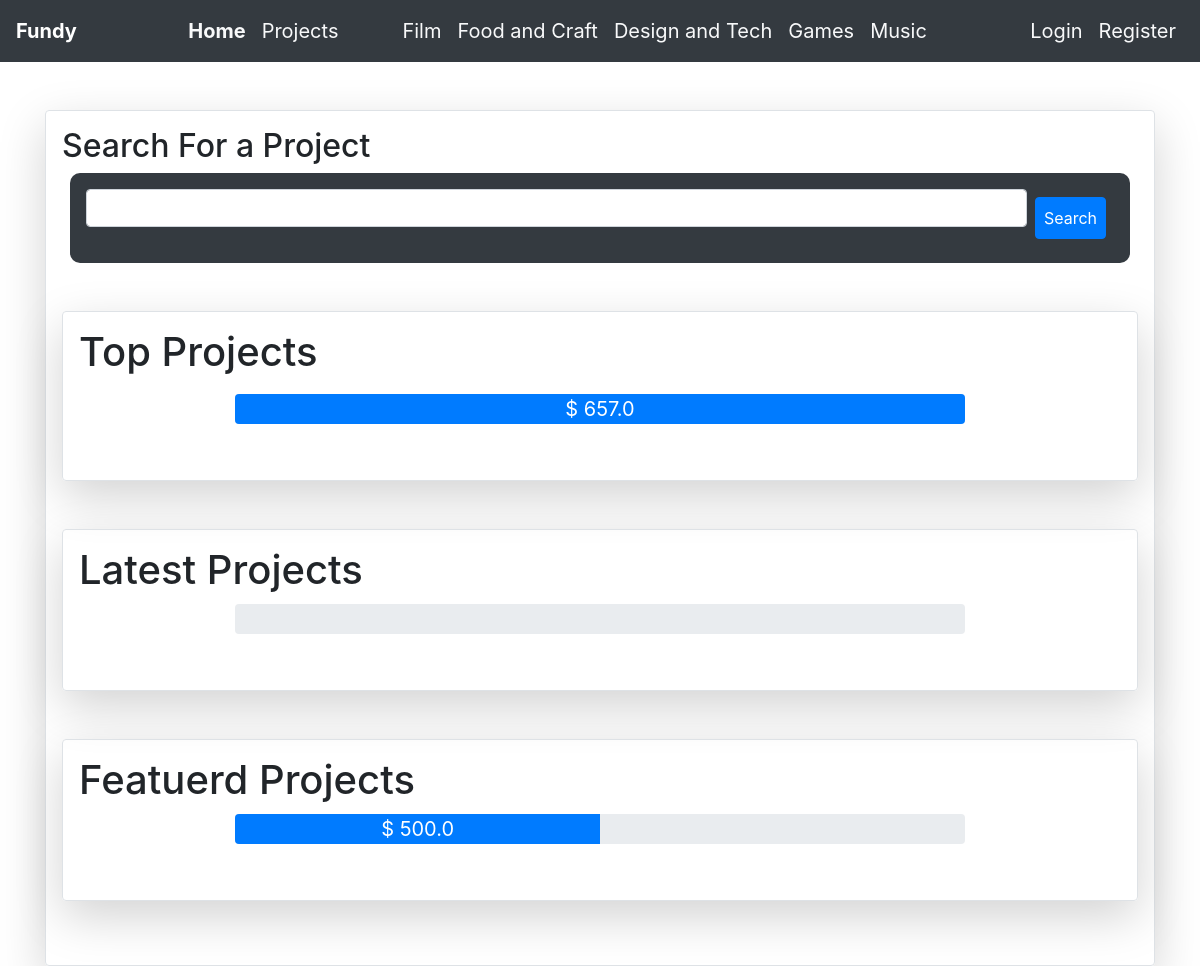
The page / on the database its author committed.
### projects/models.py (models this page shows, shortened)
class ProjectsModel(models.Model):
    user=models.ForeignKey(UserProfile, related_name='projects',on_delete=models.CASCADE)
    title = models.CharField(max_length=200)
    details = models.TextField(max_length=500)
    category = models.ManyToManyField(CategoriesModel)
    target = models.IntegerField()
    tags = models.ManyToManyField(TagsModel)
    start_time = models.DateTimeField()
    end_time = models.DateTimeField()
    is_featured = models.BooleanField(default=False)
    completed=models.BooleanField(default=False)
    closed=models.BooleanField(default=False)

### projects/views.py (the view)
# urls.py: 2. Add a URL to urlpatterns:  path('', views.home, name='home')
def home(request):
    if request.method == 'POST':
        search_form = ProjectSearchForm(request.POST)
        if search_form.is_valid():
            query = search_form.cleaned_data.get("query")
            return redirect('searchResults', query=query)
    else:
        categories = CategoriesModel.objects.all()
        category_projects = {}
        project_lists = [
            ProjectsModel.objects.all().annotate(avg_rating=Avg("ratings__rating")).order_by("-avg_rating")[:5],  # top_projects
            ProjectsModel.objects.all().order_by("-start_time")[:5],  # latest_projects
            ProjectsModel.objects.filter(is_featured=True).order_by("-start_time")[:5]  # featured_projects
        ]
        for project_list in project_lists:
            for project in project_list:
                project.total_donations = DonationModel.objects.filter(project=project).aggregate(sum=Sum("donation"))["sum"]
                if project.total_donations is None:
                    project.total_donations = 0
                project.progress = (project.total_donations / project.target) * 100
        top_projects, latest_projects, featured_projects = project_lists
        search_form = ProjectSearchForm()
    return render(
        request,
        "projects/home.html",
        {
            "top_projects": top_projects,
            "latest_projects": latest_projects,
            "featured_projects": featured_projects,
            "categories": categories,
            "search_form": search_form,
        },
    )

### projects/forms.py (shortened to what this page needs)
class ProjectSearchForm(forms.Form):
    query = forms.CharField(label='',
                            max_length=100,
                            )
    def __init__(self, *args, **kwargs):
        super(ProjectSearchForm, self).__init__(*args, **kwargs)
        self.fields["query"].widget = forms.TextInput(attrs={"class": "form-control"})

### projects/templates/projects/home.html (shortened to what this page needs)
{%extends 'base.html'%}
{% load static %}
{%block body%}
<div class="container border p-3 shadow shadow-lg rounded">
  <h2>Search For a Project</h2>
  <form method="POST" class="d-flex text-center p-3 m-2 bg-dark text-white" style="border-radius: 10px">
    {{ search_form }}
    <div>
        <input type="submit" class="btn btn-primary m-2 p-2" value="Search">
    </div>
  </form>
  <div class="border border-1 shadow shadow-lg my-5 rounded p-3">
    <h1 class="mb-3">Top Projects</h1>
    <div id="myCarousel" class="carousel slide center" data-ride="carousel">
      <ol class="carousel-indicators">
          <li data-target="#myCarousel" data-slide-to="0" class="active"></li>
          <li data-target="#myCarousel" data-slide-to="1"></li>
          <li data-target="#myCarousel" data-slide-to="2"></li>
          <li data-target="#myCarousel" data-slide-to="3"></li>
          <li data-target="#myCarousel" data-slide-to="4"></li>
      </ol>
      <div class="carousel-inner text-center">
        {% for project in top_projects %}
        <div class="carousel-item {% if forloop.first %}active{% endif %}">
          <div class="d-flex justify-content-center mb-5">
            <a href="{%url 'projectDetails' project.id%}">
            </a>
          </div>
          <div class="carousel-caption d-none d-md-block">
            <div class="progress" style="height: 30px">
              <div
                class="progress-bar"
                role="progressbar"
                style="width: {{ project.progress }}%; font-size: 20px;"
                aria-valuenow="{{ project.progress }}"
                aria-valuemin="0"
                aria-valuemax="100"
              >
                {%if project.total_donations%} $ {{ project.total_donations }}
                {%endif%}
              </div>
            </div>
          </div>
        </div>
        {% endfor %}
      </div>
      <a class="carousel-control-prev" href="#myCarousel" data-slide="prev">
          <span class="carousel-control-prev-icon"></span>
      </a>
      <a class="carousel-control-next" href="#myCarousel" data-slide="next">
          <span class="carousel-control-next-icon"></span>
      </a>
    </div>
  </div>
  <div class="border border-1 shadow shadow-lg my-5 rounded p-3">
    <h1>Latest Projects</h1>
    <div id="myCarousel2" class="carousel slide" data-bs-ride="carousel">
      <ol class="carousel-indicators">
        <li data-target="#myCarousel2" data-slide-to="0" class="active"></li>
        <li data-target="#myCarousel2" data-slide-to="1"></li>
        <li data-target="#myCarousel2" data-slide-to="2"></li>
        <li data-target="#myCarousel2" data-slide-to="3"></li>
        <li data-target="#myCarousel2" data-slide-to="4"></li>
    </ol>
      <div class="carousel-inner" role="listbox">
        {% for project in latest_projects %}
        <div class="carousel-item {% if forloop.first %}active{% endif %}">
          <div class="d-flex justify-content-center mb-5">
            <a href="{%url 'projectDetails' project.id%}">
            </a>
          </div>
          <div class="carousel-caption d-none d-md-block">
            <div class="progress" style="height: 30px">
            </div>
          </div>
        </div>
        {% endfor %}
      </div>
      <a class="carousel-control-prev" href="#myCarousel2" data-slide="prev">
          <span class="carousel-control-prev-icon"></span>
      </a>
      <a class="carousel-control-next" href="#myCarousel2" data-slide="next">
          <span class="carousel-control-next-icon"></span>
      </a>
    </div>
  </div>
  <div class="border border-1 shadow shadow-lg my-5 rounded p-3">
    <h1>Featuerd Projects</h1>
    <div id="myCarousel3" class="carousel slide" data-bs-ride="carousel">
      <ol class="carousel-indicators">
        <li data-target="#myCarousel3" data-slide-to="0" class="active"></li>
        <li data-target="#myCarousel3" data-slide-to="1"></li>
        <li data-target="#myCarousel3" data-slide-to="2"></li>
        <li data-target="#myCarousel3" data-slide-to="3"></li>
        <li data-target="#myCarousel3" data-slide-to="4"></li>
    </ol>
    <div class="carousel-inner" role="listbox">
      {% for project in featured_projects %}
      <div class="carousel-item {% if forloop.first %}active{% endif %}">
        <div class="d-flex justify-content-center mb-5">
          <a href="{%url 'projectDetails' project.id%}">
          </a>
        </div>
        <div class="carousel-caption d-none d-md-block">
          <div class="progress" style="height: 30px">
            <div
              class="progress-bar"
              role="progressbar"
              style="width: {{ project.progress }}%; font-size: 20px;"
              aria-valuenow="{{ project.progress }}"
              aria-valuemin="0"
              aria-valuemax="100"
            >
              {%if project.total_donations%} $ {{project.total_donations}}
              {%endif%}
            </div>
          </div>
        </div>
      </div>
      {% endfor %}
      </div>
      <a class="carousel-control-prev" href="#myCarousel3" data-slide="prev">
          <span class="carousel-control-prev-icon"></span>
      </a>
      <a class="carousel-control-next" href="#myCarousel3" data-slide="next">
          <span class="carousel-control-next-icon"></span>
      </a>
    </div>
  </div>
</div>
{%endblock%}

### rows shown on the page
ProjectsModel: {{ project.progress }} 100.15243902439023 (drawn), total_donations "657.0"
ProjectsModel: {{ project.progress }} 50.0 (drawn), total_donations "500.0"
